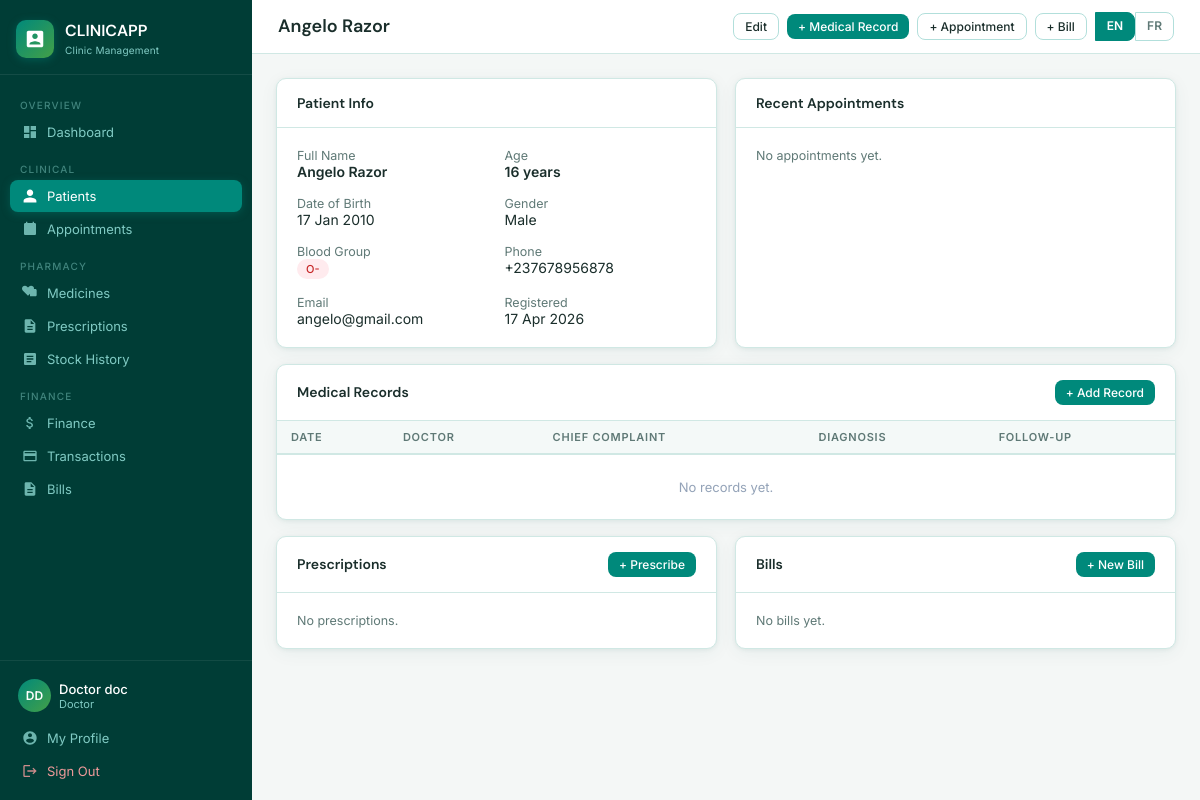
/patients/1/ (signed in), run on the app's committed database.
### apps/core/models.py (models this page shows, shortened)
class UserProfile(models.Model):
    ROLE_CHOICES = [
        ('admin','Administrator'),('doctor','Doctor'),('nurse','Nurse'),
        ('cashier','Cashier'),('receptionist','Receptionist'),('patient','Patient'),
    ]
    user = models.OneToOneField(User, on_delete=models.CASCADE, related_name='profile')
    role = models.CharField(max_length=20, choices=ROLE_CHOICES, default='receptionist')
    phone = models.CharField(max_length=20, blank=True)
    created_at = models.DateTimeField(auto_now_add=True)

### apps/patients/models.py (models this page shows, shortened)
class Patient(models.Model):
    GENDER_CHOICES = [('M','Male'),('F','Female'),('O','Other')]
    BLOOD_CHOICES  = [('A+','A+'),('A-','A-'),('B+','B+'),('B-','B-'),
                      ('AB+','AB+'),('AB-','AB-'),('O+','O+'),('O-','O-')]
    user                    = models.OneToOneField(User, on_delete=models.SET_NULL, null=True, blank=True)
    first_name              = models.CharField(max_length=100)
    last_name               = models.CharField(max_length=100)
    date_of_birth           = models.DateField()
    gender                  = models.CharField(max_length=1, choices=GENDER_CHOICES)
    blood_group             = models.CharField(max_length=3, choices=BLOOD_CHOICES, blank=True)
    phone                   = models.CharField(max_length=20)
    email                   = models.EmailField(blank=True)
    address                 = models.TextField(blank=True)
    emergency_contact_name  = models.CharField(max_length=100, blank=True)
    emergency_contact_phone = models.CharField(max_length=20, blank=True)
    allergies               = models.TextField(blank=True)
    chronic_conditions      = models.TextField(blank=True)
    notes                   = models.TextField(blank=True)
    registered_at           = models.DateTimeField(auto_now_add=True)
    is_active               = models.BooleanField(default=True)
    class Meta: ordering = ['-registered_at']
    @property
    def full_name(self): return f"{self.first_name} {self.last_name}"
    @property
    def age(self):
        from datetime import date
        t = date.today()
        return t.year - self.date_of_birth.year - ((t.month,t.day) < (self.date_of_birth.month,self.date_of_birth.day))

### apps/patients/views.py (the view)
# urls.py: path('<int:pk>/',                     views.patient_detail,        name='patient_detail'),
@login_required
def patient_detail(request, pk):
    patient = get_object_or_404(Patient, pk=pk)
    from apps.appointments.models import Appointment
    from apps.pharmacy.models import Prescription
    from apps.finance.models import Bill
    return render(request,'patients/detail.html',{
        'patient': patient,
        'records': patient.records.all()[:10],
        'appointments': Appointment.objects.filter(patient=patient).order_by('-date')[:5],
        'prescriptions': Prescription.objects.filter(patient=patient).order_by('-date')[:5],
        'bills': Bill.objects.filter(patient=patient).order_by('-created_at')[:5],
    })

### templates/patients/detail.html (shortened to what this page needs)
{% extends "base.html" %}{% load i18n %}
{% block page_title %}{{ patient.full_name }}{% endblock %}
{% block topbar_actions %}
<a href="{% url 'patient_edit' patient.pk %}" class="btn btn-out btn-sm">{% trans "Edit" %}</a>
<a href="{% url 'medical_record_create' patient.pk %}" class="btn btn-pri btn-sm">+ {% trans "Medical Record" %}</a>
<a href="{% url 'appointment_create' %}" class="btn btn-out btn-sm">+ {% trans "Appointment" %}</a>
<a href="{% url 'bill_create_for_patient' patient.pk %}" class="btn btn-out btn-sm">+ {% trans "Bill" %}</a>
{% endblock %}
{% block content %}
<div class="g2">
  <div class="card">
    <div class="ch"><span class="ct">{% trans "Patient Info" %}</span></div>
    <div class="cb">
      <div class="fgrid" style="grid-template-columns:1fr 1fr;">
        <div><div class="tmut tsm">{% trans "Full Name" %}</div><div style="font-weight:600;">{{ patient.full_name }}</div></div>
        <div><div class="tmut tsm">{% trans "Age" %}</div><div style="font-weight:600;">{{ patient.age }} {% trans "years" %}</div></div>
        <div><div class="tmut tsm">{% trans "Date of Birth" %}</div><div>{{ patient.date_of_birth|date:"d M Y" }}</div></div>
        <div><div class="tmut tsm">{% trans "Gender" %}</div><div>{{ patient.get_gender_display }}</div></div>
        <div><div class="tmut tsm">{% trans "Blood Group" %}</div><div><span class="badge bg-red">{{ patient.blood_group|default:"—" }}</span></div></div>
        <div><div class="tmut tsm">{% trans "Phone" %}</div><div>{{ patient.phone }}</div></div>
        <div><div class="tmut tsm">{% trans "Email" %}</div><div>{{ patient.email|default:"—" }}</div></div>
        <div><div class="tmut tsm">{% trans "Registered" %}</div><div>{{ patient.registered_at|date:"d M Y" }}</div></div>
      </div>
    </div>
  </div>
  <div class="card">
    <div class="ch"><span class="ct">{% trans "Recent Appointments" %}</span></div>
    <div class="cb">
      {% for a in appointments %}
      <div style="padding:8px 0;border-bottom:1px solid #f1f5f9;">
        <div class="flex jb ic"><span style="font-weight:600;font-size:13.5px;">{{ a.date|date:"d M Y" }} {{ a.time|time:"H:i" }}</span>
        <span class="badge {% if a.status == 'completed' %}bg-green{% elif a.status == 'cancelled' %}bg-red{% else %}bg-yellow{% endif %}">{{ a.get_status_display }}</span></div>
        <div class="tmut tsm">{{ a.get_appointment_type_display }}{% if a.reason %} – {{ a.reason|truncatechars:60 }}{% endif %}</div>
      </div>
      {% empty %}<p class="tmut tsm">{% trans "No appointments yet." %}</p>{% endfor %}
    </div>
  </div>
</div>
<div class="card mt4">
  <div class="ch"><span class="ct">{% trans "Medical Records" %}</span><a href="{% url 'medical_record_create' patient.pk %}" class="btn btn-pri btn-sm">+ {% trans "Add Record" %}</a></div>
  <div class="tw"><table>
    <thead><tr><th>{% trans "Date" %}</th><th>{% trans "Doctor" %}</th><th>{% trans "Chief Complaint" %}</th><th>{% trans "Diagnosis" %}</th><th>{% trans "Follow-up" %}</th></tr></thead>
    <tbody>
    {% for r in records %}
    <tr>
      <td>{{ r.date|date:"d M Y" }}</td>
      <td>{% if r.doctor %}Dr. {{ r.doctor.last_name }}{% else %}—{% endif %}</td>
      <td>{{ r.chief_complaint|truncatechars:80 }}</td>
      <td>{{ r.diagnosis|truncatechars:80 }}</td>
      <td>{{ r.follow_up_date|date:"d M Y"|default:"—" }}</td>
    </tr>
    {% empty %}<tr><td colspan="5" style="text-align:center;padding:24px;color:#94a3b8;">{% trans "No records yet." %}</td></tr>{% endfor %}
    </tbody>
  </table></div>
</div>
<div class="g2 mt4">
  <div class="card">
    <div class="ch"><span class="ct">{% trans "Prescriptions" %}</span><a href="{% url 'prescription_create_for_patient' patient.pk %}" class="btn btn-pri btn-sm">+ {% trans "Prescribe" %}</a></div>
    <div class="cb">
      {% for rx in prescriptions %}
      <div style="padding:8px 0;border-bottom:1px solid #f1f5f9;">
        <div class="flex jb ic"><span style="font-weight:600;">Rx #{{ rx.pk }} – {{ rx.date|date:"d M Y" }}</span>
        <span class="badge {% if rx.is_dispensed %}bg-green{% else %}bg-yellow{% endif %}">{% if rx.is_dispensed %}{% trans "Dispensed" %}{% else %}{% trans "Pending" %}{% endif %}</span></div>
        <div class="tmut tsm">{{ rx.items.count }} {% trans "item(s)" %} | Dr. {{ rx.doctor.last_name }}</div>
      </div>
      {% empty %}<p class="tmut tsm">{% trans "No prescriptions." %}</p>{% endfor %}
    </div>
  </div>
  <div class="card">
    <div class="ch"><span class="ct">{% trans "Bills" %}</span><a href="{% url 'bill_create_for_patient' patient.pk %}" class="btn btn-pri btn-sm">+ {% trans "New Bill" %}</a></div>
    <div class="cb">
      {% for b in bills %}
      <div style="padding:8px 0;border-bottom:1px solid #f1f5f9;">
        <div class="flex jb ic">
          <a href="{% url 'bill_detail' b.pk %}" style="font-weight:600;color:#0ea5e9;text-decoration:none;">{% trans "Bill" %} #{{ b.pk }}</a>
          <span class="badge {% if b.status == 'paid' %}bg-green{% elif b.status == 'partial' %}bg-yellow{% else %}bg-red{% endif %}">{{ b.get_status_display }}</span>
        </div>
        <div class="tmut tsm">{{ b.total_amount|floatformat:0 }} XAF – {{ b.date|date:"d M Y" }}</div>
      </div>
      {% empty %}<p class="tmut tsm">{% trans "No bills yet." %}</p>{% endfor %}
    </div>
  </div>
</div>
{% endblock %}

### templates/base.html (shortened to what this page needs)
{% load i18n %}
<!DOCTYPE html>
<html lang="{{ LANGUAGE_CODE }}">
<head>
</head>
<body>
<aside class="sb" id="sidebar">
  <div class="sb-logo">
    <div class="ico">
      <svg viewBox="0 0 24 24"><path d="M19 3H5c-1.1 0-2 .9-2 2v14c0 1.1.9 2 2 2h14c1.1 0 2-.9 2-2V5c0-1.1-.9-2-2-2zm-7 3c1.66 0 3 1.34 3 3s-1.34 3-3 3-3-1.34-3-3 1.34-3 3-3zm6 12H6v-.57c0-2 4-3.08 6-3.08s6 1.08 6 3.08V18z"/></svg>
    </div>
    <div><div class="nm">CLINICAPP</div><small>Clinic Management</small></div>
  </div>
  <nav class="sb-nav">
    <div class="nl">{% trans "Overview" %}</div>
    <a href="{% url 'dashboard' %}" class="ni {% if request.resolver_match.url_name == 'dashboard' %}active{% endif %}">
      <svg viewBox="0 0 24 24" fill="currentColor"><path d="M3 13h8V3H3v10zm0 8h8v-6H3v6zm10 0h8V11h-8v10zm0-18v6h8V3h-8z"/></svg>{% trans "Dashboard" %}
    </a>
    {% if request.user.profile.role != 'patient' %}
    <div class="nl">{% trans "Clinical" %}</div>
    <a href="{% url 'patient_list' %}" class="ni {% if 'patient' in request.resolver_match.url_name %}active{% endif %}">
      <svg viewBox="0 0 24 24" fill="currentColor"><path d="M12 12c2.7 0 4.8-2.1 4.8-4.8S14.7 2.4 12 2.4 7.2 4.5 7.2 7.2 9.3 12 12 12zm0 2.4c-3.2 0-9.6 1.6-9.6 4.8v2.4h19.2v-2.4c0-3.2-6.4-4.8-9.6-4.8z"/></svg>{% trans "Patients" %}
    </a>
    <a href="{% url 'appointment_list' %}" class="ni {% if 'appointment' in request.resolver_match.url_name %}active{% endif %}">
      <svg viewBox="0 0 24 24" fill="currentColor"><path d="M17 12h-5v5h5v-5zM16 1v2H8V1H6v2H5c-1.11 0-1.99.9-1.99 2L3 19c0 1.1.89 2 2 2h14c1.1 0 2-.9 2-2V5c0-1.1-.9-2-2-2h-1V1h-2z"/></svg>{% trans "Appointments" %}
    </a>
    <div class="nl">{% trans "Pharmacy" %}</div>
    <a href="{% url 'medicine_list' %}" class="ni {% if request.resolver_match.url_name in 'medicine_list,medicine_create,stock_history' %}active{% endif %}">
      <svg viewBox="0 0 24 24" fill="currentColor"><path d="M20 6h-2.18c.07-.44.18-.88.18-1.35C18 2.99 16.01 1 13.65 1c-1.3 0-2.48.56-3.33 1.44L9 3.77l-1.32-1.33C6.83 1.56 5.65 1 4.35 1 1.99 1 0 2.99 0 5.35c0 1.3.56 2.48 1.44 3.33L9 16.24l3-3V17h8c1.1 0 2-.9 2-2V8c0-1.1-.9-2-2-2z"/></svg>{% trans "Medicines" %}
    </a>
    <a href="{% url 'prescription_list' %}" class="ni {% if 'prescription' in request.resolver_match.url_name %}active{% endif %}">
      <svg viewBox="0 0 24 24" fill="currentColor"><path d="M14 2H6c-1.1 0-2 .9-2 2v16c0 1.1.9 2 2 2h12c1.1 0 2-.9 2-2V8l-6-6zm2 16H8v-2h8v2zm0-4H8v-2h8v2zm-3-5V3.5L18.5 9H13z"/></svg>{% trans "Prescriptions" %}
    </a>
    <a href="{% url 'stock_history' %}" class="ni {% if request.resolver_match.url_name == 'stock_history' %}active{% endif %}">
      <svg viewBox="0 0 24 24" fill="currentColor"><path d="M19 3H5c-1.1 0-2 .9-2 2v14c0 1.1.9 2 2 2h14c1.1 0 2-.9 2-2V5c0-1.1-.9-2-2-2zm-5 14H7v-2h7v2zm3-4H7v-2h10v2zm0-4H7V7h10v2z"/></svg>{% trans "Stock History" %}
    </a>
    <div class="nl">{% trans "Finance" %}</div>
    <a href="{% url 'finance_dashboard' %}" class="ni {% if request.resolver_match.url_name == 'finance_dashboard' %}active{% endif %}">
      {% trans "Finance" %}
    </a>
    <a href="{% url 'transaction_list' %}" class="ni {% if request.resolver_match.url_name == 'transaction_list' %}active{% endif %}">
      <svg viewBox="0 0 24 24" fill="currentColor"><path d="M20 4H4c-1.11 0-2 .89-2 2v12c0 1.11.89 2 2 2h16c1.11 0 2-.89 2-2V6c0-1.11-.89-2-2-2zm0 14H4v-6h16v6zm0-10H4V6h16v2z"/></svg>{% trans "Transactions" %}
    </a>
    <a href="{% url 'bill_list' %}" class="ni {% if 'bill' in request.resolver_match.url_name %}active{% endif %}">
      <svg viewBox="0 0 24 24" fill="currentColor"><path d="M14 2H6c-1.1 0-2 .9-2 2v16c0 1.1.9 2 2 2h12c1.1 0 2-.9 2-2V8l-6-6zM16 18H8v-2h8v2zm0-4H8v-2h8v2zm-3-5V3.5L18.5 9H13z"/></svg>{% trans "Bills" %}
    </a>
    {% endif %}
  </nav>
  <div class="sb-foot">
    <div class="flex ic gap2" style="padding:6px 8px;margin-bottom:4px;">
      <div class="ua">{{ request.user.first_name|first|upper }}{{ request.user.last_name|first|upper }}</div>
      <div style="overflow:hidden;">
        <div style="font-size:13px;font-weight:500;color:#fff;white-space:nowrap;overflow:hidden;text-overflow:ellipsis;">{{ request.user.get_full_name }}</div>
        <div style="font-size:11px;color:var(--sbt);">{{ request.user.profile.role|title }}</div>
      </div>
    </div>
    <a href="{% url 'profile' %}" class="ni" style="color:#80cbc4;">
      <svg viewBox="0 0 24 24" fill="currentColor"><path d="M12 2C6.48 2 2 6.48 2 12s4.48 10 10 10 10-4.48 10-10S17.52 2 12 2zm0 3c1.66 0 3 1.34 3 3s-1.34 3-3 3-3-1.34-3-3 1.34-3 3-3zm0 14.2c-2.5 0-4.71-1.28-6-3.22.03-1.99 4-3.08 6-3.08 1.99 0 5.97 1.09 6 3.08-1.29 1.94-3.5 3.22-6 3.22z"/></svg>{% trans "My Profile" %}
    </a>
    <a href="{% url 'logout' %}" class="ni" style="color:#ef9a9a;">
      <svg viewBox="0 0 24 24" fill="currentColor"><path d="M17 7l-1.41 1.41L18.17 11H8v2h10.17l-2.58 2.58L17 17l5-5zM4 5h8V3H4c-1.1 0-2 .9-2 2v14c0 1.1.9 2 2 2h8v-2H4V5z"/></svg>{% trans "Sign Out" %}
    </a>
  </div>
</aside>
<div class="mc">
  <header class="tb">
    <div class="tb-left">
      <h1 class="pt">{% block page_title %}{% endblock %}</h1>
    </div>
    <div class="tb-right">
      {% block topbar_actions %}{% endblock %}
      <div class="lang-form">
        {% get_current_language as CURRENT_LANG %}
        <form method="post" action="{% url 'set_language' %}" style="display:contents;">
          <button type="submit" class="lang-btn {% if CURRENT_LANG == 'en' %}active{% endif %}">EN</button>
        </form>
        <form method="post" action="{% url 'set_language' %}" style="display:contents;">
          <button type="submit" class="lang-btn {% if CURRENT_LANG == 'fr' %}active{% endif %}">FR</button>
        </form>
      </div>
    </div>
  </header>
  <main class="pc">
    {% block content %}{% endblock %}
  </main>
</div>
</body>
</html>

### data on the page
Patient: full_name "Angelo Razor", age "16", date_of_birth "17 Jan 2010", gender "Male", blood_group "O-", phone "+237678956878", email "angelo@gmail.com", registered_at "17 Apr 2026"

### other printed values
{{ request.user.first_name|first|upper }} "D"
{{ request.user.last_name|first|upper }} "D"
{{ request.user.get_full_name }} "Doctor doc"
{{ request.user.profile.role|title }} "Doctor"
